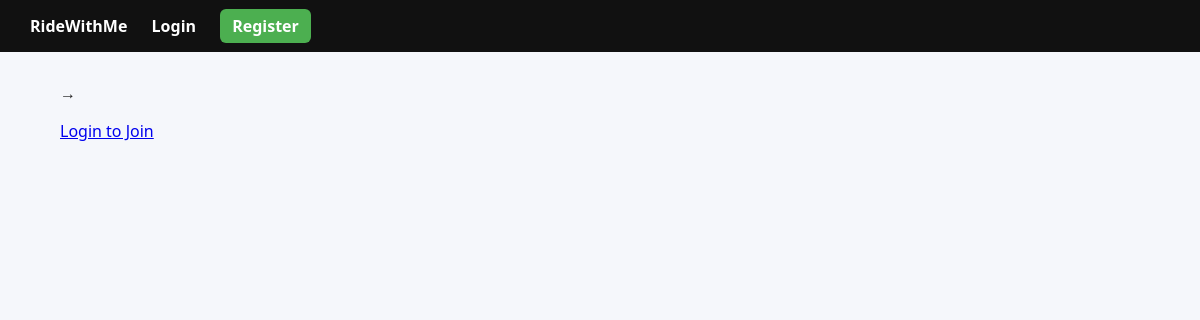
Page /rides/4 on the earlier database version.
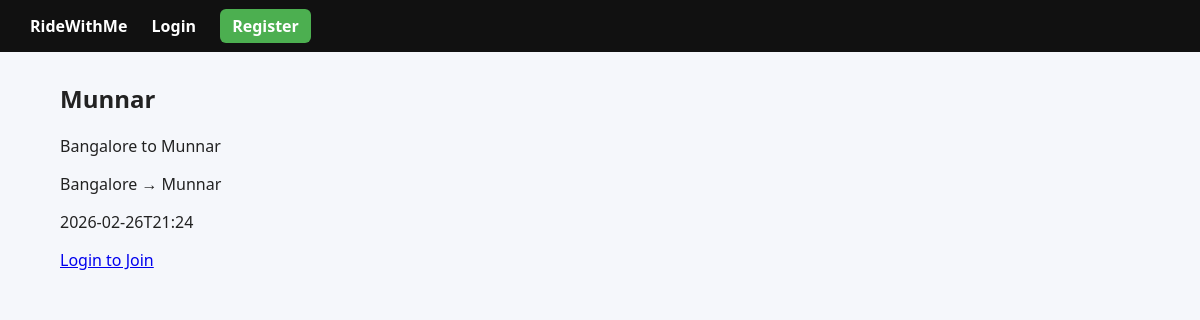
Same page on the later database version.
### tables this page shows
CREATE TABLE rides (
    id INTEGER PRIMARY KEY AUTOINCREMENT,
    title TEXT NOT NULL,
    description TEXT,
    start_location TEXT NOT NULL,
    end_location TEXT NOT NULL,
    start_datetime TEXT NOT NULL,
    max_participants INTEGER NOT NULL,
    leader_name TEXT NOT NULL,
    leader_contact TEXT NOT NULL,
    created_at TEXT DEFAULT CURRENT_TIMESTAMP
);

### app/blueprints/rides/routes.py (the view)
@rides_bp.route("/rides/<int:ride_id>")
def ride_detail(ride_id):
    ride = get_ride_by_id(ride_id)
    return render_template("ride_detail.html", ride=ride)

### app/__init__.py (called while the page is built)
def create_app():
    app = Flask(__name__)
    app.config.from_object("app.config.Config")
    @app.context_processor
    def inject_config():
        return dict(config=app.config)
    from app.blueprints.rides.routes import rides_bp
    app.register_blueprint(rides_bp)
    app.register_blueprint(admin_bp)
    app.register_blueprint(auth_bp)
    app.teardown_appcontext(close_db)
    return app

### app/blueprints/rides/repository.py (called while the page is built)
def get_ride_by_id(ride_id):
    db = get_db()
    cursor = db.execute(
        "SELECT * FROM rides WHERE id = ?",
        (ride_id,)
    )
    return cursor.fetchone()

### app/db.py (called while the page is built)
def get_db():
    if "db" not in g:
        g.db = sqlite3.connect(
            current_app.config["DATABASE"],
            detect_types=sqlite3.PARSE_DECLTYPES
        )
        g.db.row_factory = sqlite3.Row
    return g.db

### app/templates/ride_detail.html
{% extends "base.html" %}
{% block content %}
<h2>{{ ride.title }}</h2>
<p>{{ ride.description }}</p>
<p>{{ ride.start_location }} → {{ ride.end_location }}</p>
<p>{{ ride.start_datetime }}</p>
{% if session.get("user_id") %}
  <form method="POST" action="/rides/{{ ride.id }}/join">
    <button type="submit">Join Ride</button>
  </form>
{% else %}
  <a href="/login">Login to Join</a>
{% endif %}
{% endblock %}

Differences in the rows shown:
added rides: title "Munnar", description "Bangalore to Munnar", start_location "Bangalore", end_location "Munnar", start_datetime "2026-02-26T21:24"
